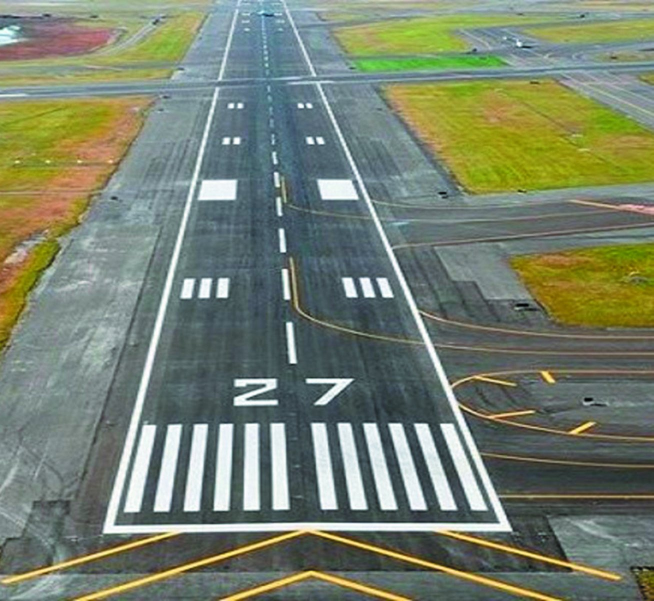
#> input picture runway.jpg, 1307 x 1202 px (shown at 1/2 size)
$ jupyter execute 'Exercício 3.ipynb'
#> lines starting #> are read from the running program, lines starting #| are printed output that depends on the picture; after the words box and inside, x2 and y2 are one past the last pixel; in counts of white or black regions, pixels touching at a corner belong together
1. Atividade Faça uma pesquisa na internet de uma pista do aeroporto da sua preferência, e aplique a transformada de Hough para detecção das três principais linhas da pista.

Para pista escolhida é necessário detectar três linhas: esquerda, central e direta.

Apresente como resultado as linhas detectadas sobrepostas na imagem escolhida.

[cell 1]
import cv2 as cv
import numpy as np
import matplotlib.pyplot as plt

img1 = cv.imread('runway.jpg')
#> img1 is the input picture: shape (1202, 1307, 3); mean B, G, R 110.3, 129, 119
img2 = cv.cvtColor(img1,cv.COLOR_BGR2GRAY)
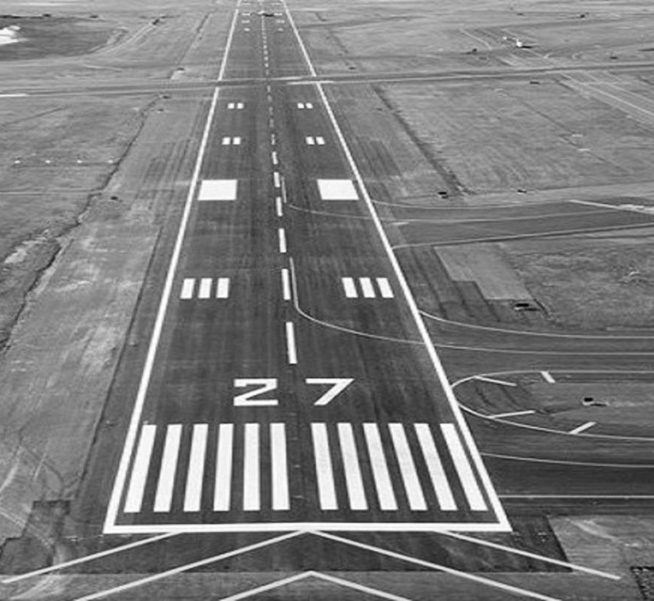
#> img2: shape (1202, 1307) (shown at 1/2 size); min 0, max 255, mean 123.8
img2 = cv.Canny(img2,600,400)
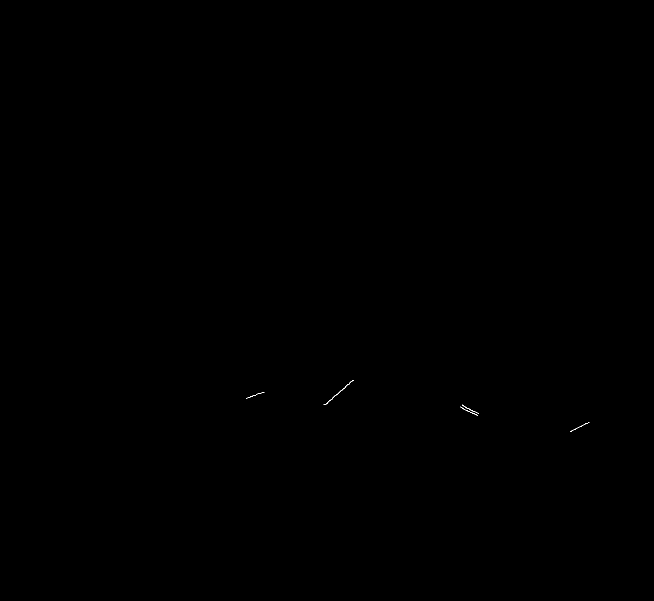
#> img2: shape (1202, 1307) (shown at 1/2 size); 0.02% white in thin lines or dots, all inside (x1, y1, x2, y2) = (492, 760, 1179, 864)

#Parâmetros
p1 = 280  # linhas menores serão descartadas
p2 = 300  # gap entre os pixels pertencentes a linha

linhas = cv.HoughLinesP(img2,1,np.pi/180, 50, minLineLength=p1, maxLineGap=p2)
#> linhas = None

if linhas is not None:
  print("Qtde linhas encontradas: %i" %(len(linhas)))

  #exibir as linhas
  for linha in linhas:
    x1,y1,x2,y2 = linha[0]
    cv.line(img1, (x1,y1),(x2,y2), (255,0,0), 3)
else:
  print("Nenhuma linha encontrada.")

plt.figure(figsize=(15,15))
plt.subplot(121), plt.imshow(img1)
plt.subplot(122), plt.imshow(img2, cmap='gray')
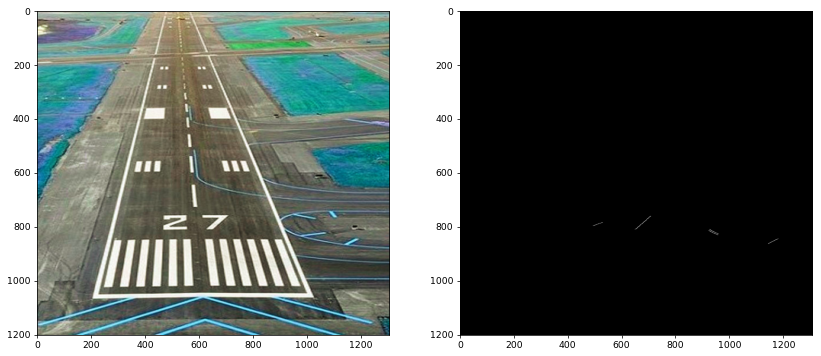
#> figure drawn by matplotlib, 2 panels; B, G, R data is drawn as R, G, B

$ run again, with bruno.jpg copied over runway.jpg
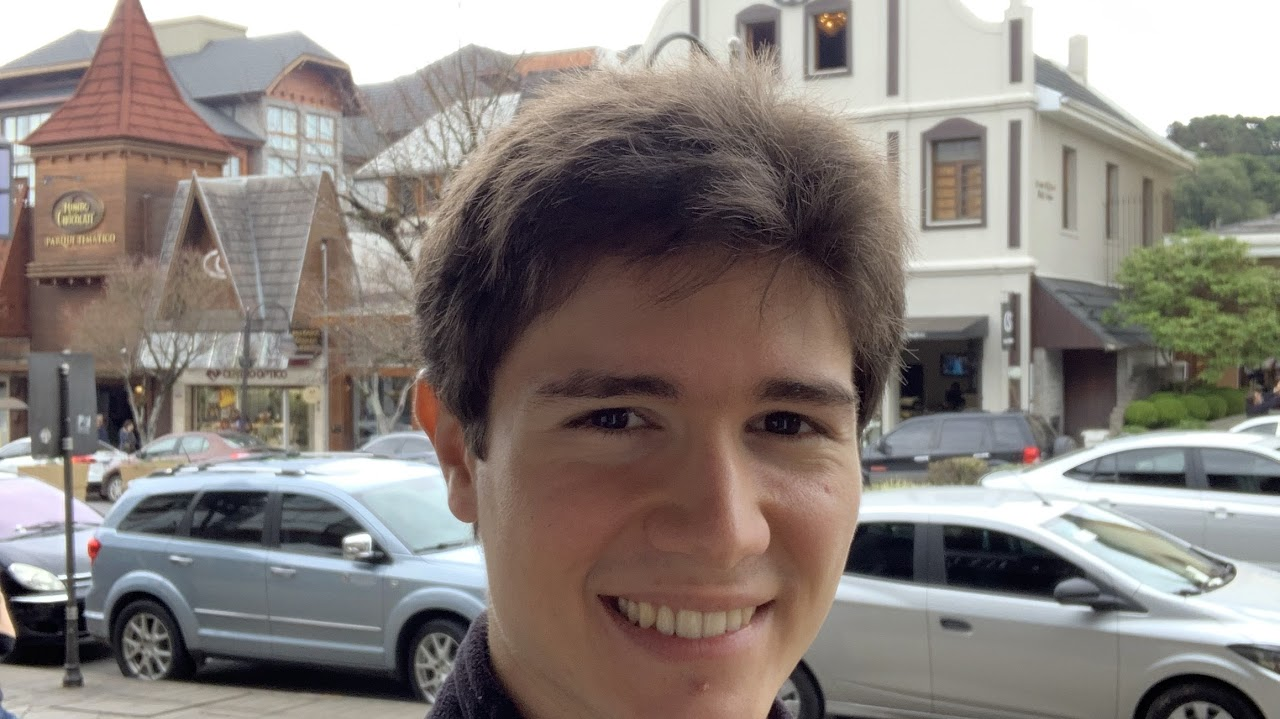
#> input picture bruno.jpg, 1280 x 719 px
#> img1 is the input picture: shape (719, 1280, 3); mean B, G, R 124.2, 128.9, 136.8
#> `img2 = cv.cvtColor(img1,cv.COLOR_BGR2GRAY)`:
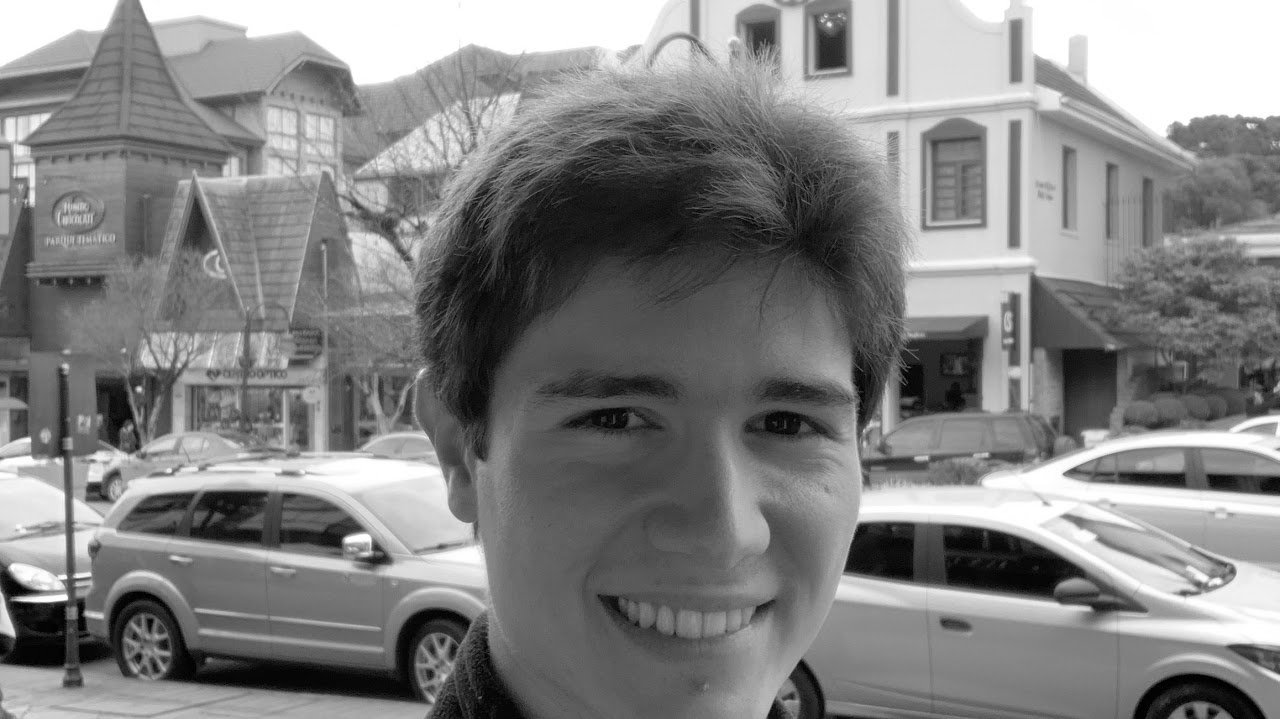
#> img2: shape (719, 1280); min 0, max 255, mean 130.8
#> linhas = None
#> `[cell 1] import cv2 as cv import numpy as np import matplotlib.pyplot ..`:
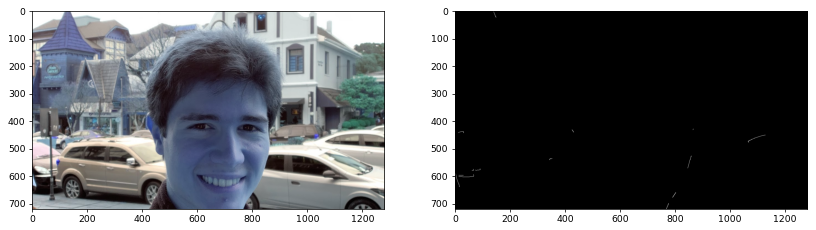
#> figure drawn by matplotlib, 2 panels; B, G, R data is drawn as R, G, B

$ run again, with deteccao_rostos_01.jpg copied over runway.jpg
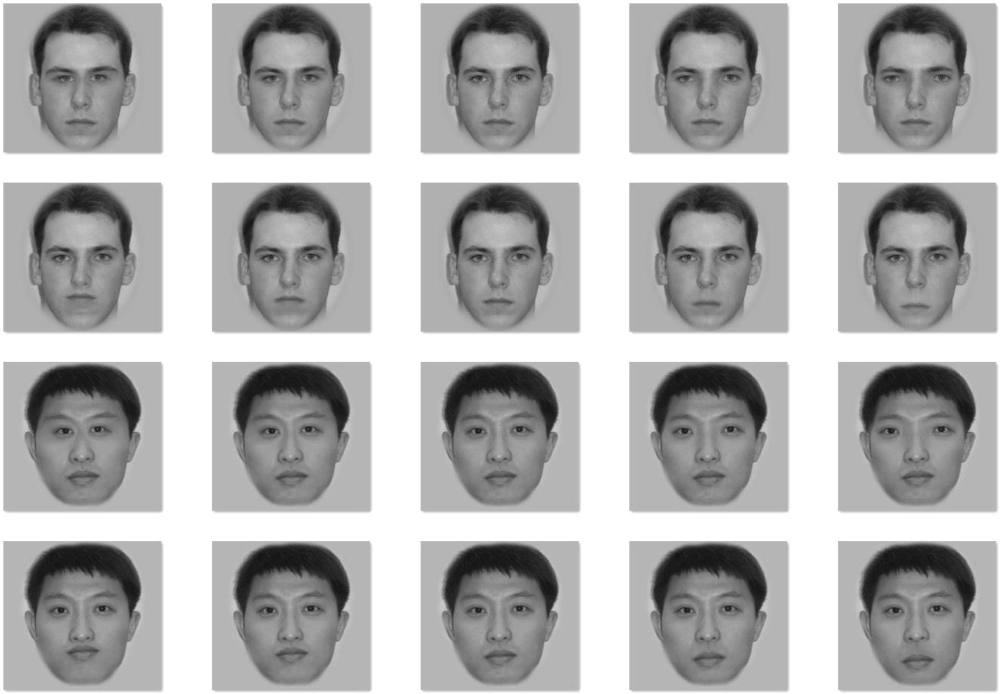
#> input picture deteccao_rostos_01.jpg, 2000 x 1387 px (shown at 1/2 size)
#> img1 is the input picture: shape (1387, 2000, 3); min 16, max 255, mean 177.3
#> linhas = None
#> `[cell 1] import cv2 as cv import numpy as np import matplotlib.pyplot ..`:
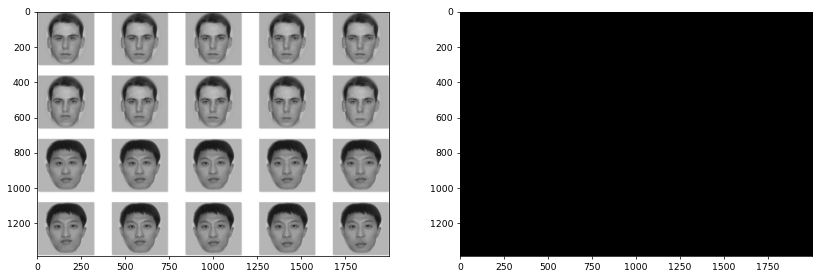
#> figure drawn by matplotlib, 2 panels
